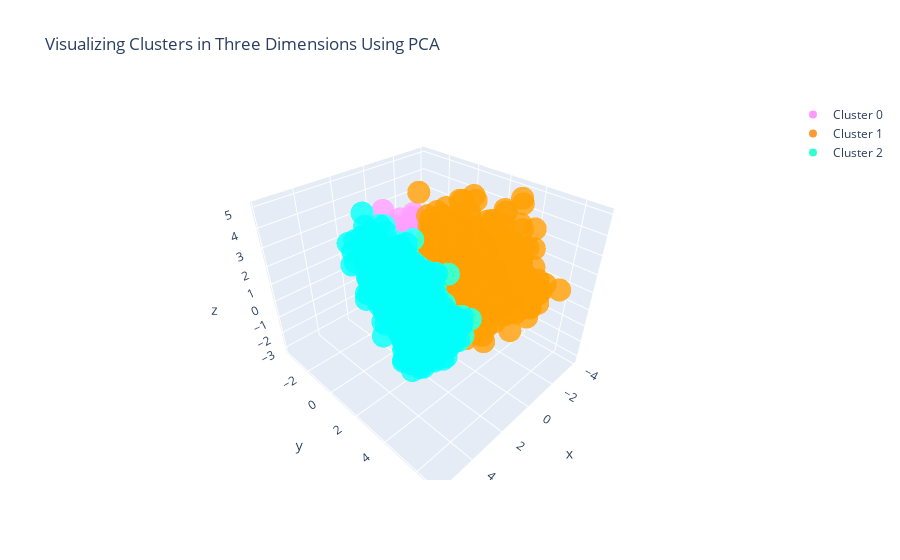

Notebook cell for this chart:
### Markdown cell above
### 3-D Visualization

### Code cell
#Instructions for building the 3-D plot

#trace1 is for 'Cluster 0'
trace1 = go.Scatter3d(
                    x = cluster0["PC1_3d"],
                    y = cluster0["PC2_3d"],
                    z = cluster0["PC3_3d"],
                    mode = "markers",
                    name = "Cluster 0",
                    marker = dict(color = 'rgba(255, 128, 255, 0.8)'),
                    text = None)

#trace2 is for 'Cluster 1'
trace2 = go.Scatter3d(
                    x = cluster1["PC1_3d"],
                    y = cluster1["PC2_3d"],
                    z = cluster1["PC3_3d"],
                    mode = "markers",
                    name = "Cluster 1",
                    marker = dict(color = 'rgba(255, 128, 2, 0.8)'),
                    text = None)

#trace3 is for 'Cluster 2'
trace3 = go.Scatter3d(
                    x = cluster2["PC1_3d"],
                    y = cluster2["PC2_3d"],
                    z = cluster2["PC3_3d"],
                    mode = "markers",
                    name = "Cluster 2",
                    marker = dict(color = 'rgba(0, 255, 200, 0.8)'),
                    text = None)

data = [trace1, trace2, trace3]

title = "Visualizing Clusters in Three Dimensions Using PCA"

layout = dict(title = title,
              xaxis= dict(title= 'PC1',ticklen= 5,zeroline= False),
              yaxis= dict(title= 'PC2',ticklen= 5,zeroline= False)
             )

fig = dict(data = data, layout = layout)

iplot(fig)

### Figure 1 — Plotly figure (JSON) as saved in the notebook; plotly's stock layout.template omitted (floating-point values rounded to 4 significant figures; data arrays with more than 128 entries replaced by an {"elided": "..."} marker saying what was removed)
{"data": [{"marker": {"color": "rgba(255, 128, 255, 0.8)"}, "mode": "markers", "name": "Cluster 0", "type": "scatter3d", "x": {"elided": "2094 float values"}, "y": {"elided": "2094 float values"}, "z": {"elided": "2094 float values"}}, {"marker": {"color": "rgba(255, 128, 2, 0.8)"}, "mode": "markers", "name": "Cluster 1", "type": "scatter3d", "x": {"elided": "1522 float values"}, "y": {"elided": "1522 float values"}, "z": {"elided": "1522 float values"}}, {"marker": {"color": "rgba(0, 255, 200, 0.8)"}, "mode": "markers", "name": "Cluster 2", "type": "scatter3d", "x": {"elided": "1384 float values"}, "y": {"elided": "1384 float values"}, "z": {"elided": "1384 float values"}}], "layout": {"title": {"text": "Visualizing Clusters in Three Dimensions Using PCA"}, "xaxis": {"ticklen": 5, "title": {"text": "PC1"}, "zeroline": false}, "yaxis": {"ticklen": 5, "title": {"text": "PC2"}, "zeroline": false}}}
